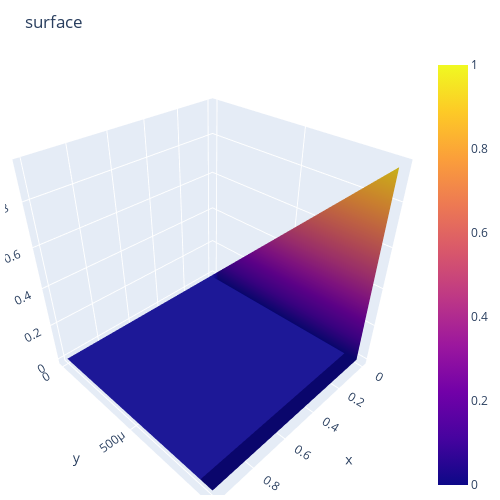

Notebook code cell kept with this figure:
### Code cell
sh_0, sh_1 = A.shape
fig = go.Figure()
fig.add_surface(
    # contours = {
    #     "x": {"show": True, "start": 1.5, "end": 2, "size": 0.04, "color":"white"},
    #     "z": {"show": True, "start": 0.5, "end": 0.8, "size": 0.05}
    # },
    x = np.linspace(a, b, sh_1),
    y = np.linspace(0, T, sh_0),
    z = U
    )
# fig.add_scatter3d(name='scat_p', x=np.linspace(a, b, sh_1), y=np.linspace(0, T, sh_0), z=U, mode='markers',
#     marker=dict(size=10, color='black',colorscale='Reds'))
# fig.update_layout(
#         scene = {
#             "xaxis": {"nticks": 20},
#             "zaxis": {"nticks": 4},
#             'camera_eye': {"x": 0, "y": -1, "z": 0.5},
#             "aspectratio": {"x": 1, "y": 1, "z": 0.2}
#         })
fig.update_layout(title='surface', autosize=False,
                  width=500, height=500,
                  margin=dict(l=5, r=50, b=5, t=55))
fig.show()

### Figure 1 — Plotly figure (JSON) as saved in the notebook; plotly's stock layout.template omitted (floating-point values rounded to 4 significant figures; data arrays with more than 128 entries replaced by an {"elided": "..."} marker saying what was removed)
{"data": [{"type": "surface", "x": [0, 0.01, 0.02, 0.03, 0.04, 0.05, 0.06, 0.07, 0.08, 0.09, 0.1, 0.11, 0.12, 0.13, 0.14, 0.15, 0.16, 0.17, 0.18, 0.19, 0.2, 0.21, 0.22, 0.23, 0.24, 0.25, 0.26, 0.27, 0.28, 0.29, 0.3, 0.31, 0.32, 0.33, 0.34, 0.35, 0.36, 0.37, 0.38, 0.39, 0.4, 0.41, 0.42, 0.43, 0.44, 0.45, 0.46, 0.47, 0.48, 0.49, 0.5, 0.51, 0.52, 0.53, 0.54, 0.55, 0.56, 0.57, 0.58, 0.59, 0.6, 0.61, 0.62, 0.63, 0.64, 0.65, 0.66, 0.67, 0.68, 0.69, 0.7, 0.71, 0.72, 0.73, 0.74, 0.75, 0.76, 0.77, 0.78, 0.79, 0.8, 0.81, 0.82, 0.83, 0.84, 0.85, 0.86, 0.87, 0.88, 0.89, 0.9, 0.91, 0.92, 0.93, 0.94, 0.95, 0.96, 0.97, 0.98, 0.99, 1], "y": [0, 0.001, 0.002, 0.003, 0.004, 0.005, 0.006, 0.007, 0.008, 0.009, 0.01, 0.011, 0.012, 0.013, 0.014, 0.015, 0.016, 0.017, 0.018, 0.019, 0.02, 0.021, 0.022, 0.023, 0.024, 0.025, 0.026, 0.027, 0.028, 0.029, 0.03, 0.031, 0.032, 0.033, 0.034, 0.035, 0.036, 0.037, 0.038, 0.039, 0.04, 0.041, 0.042, 0.043, 0.044, 0.045, 0.046, 0.047, 0.048, 0.049, 0.05, 0.051, 0.052, 0.053, 0.054, 0.055, 0.056, 0.057, 0.058, 0.059, 0.06, 0.061, 0.062, 0.063, 0.064, 0.065, 0.066, 0.067, 0.068, 0.069, 0.07, 0.071, 0.072, 0.073, 0.074, 0.075, 0.076, 0.077, 0.078, 0.079, 0.08, 0.081, 0.082, 0.083, 0.084, 0.085, 0.086, 0.087, 0.088, 0.089, 0.09, 0.091, 0.092, 0.093, 0.094, 0.095, 0.096, 0.097, 0.098, 0.099, 0.1], "z": {"elided": "11x101 int values"}}], "layout": {"autosize": false, "height": 500, "margin": {"b": 5, "l": 5, "r": 50, "t": 55}, "title": {"text": "surface"}, "width": 500}}
